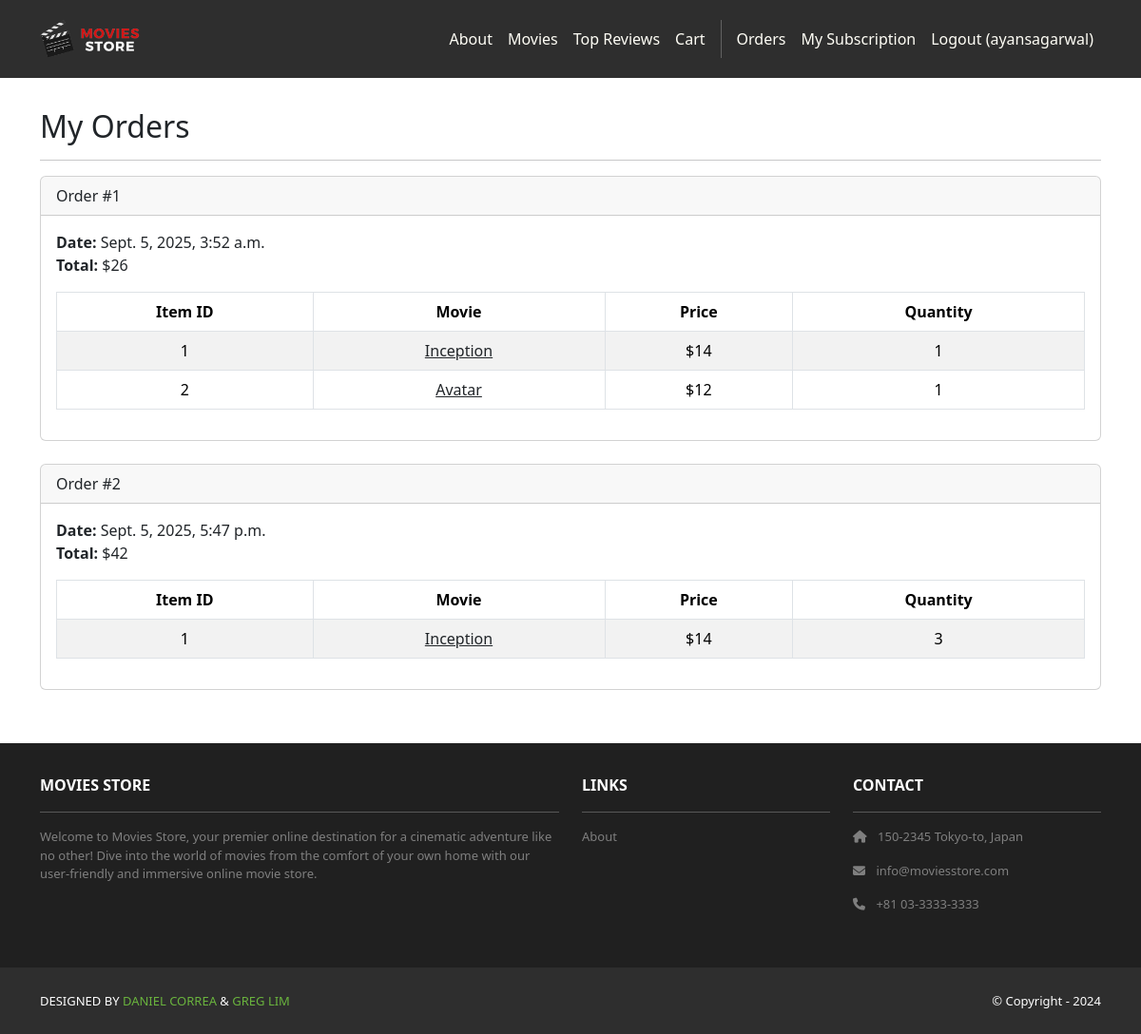
/accounts/orders/ (signed in), run on an earlier commit of the app's database.
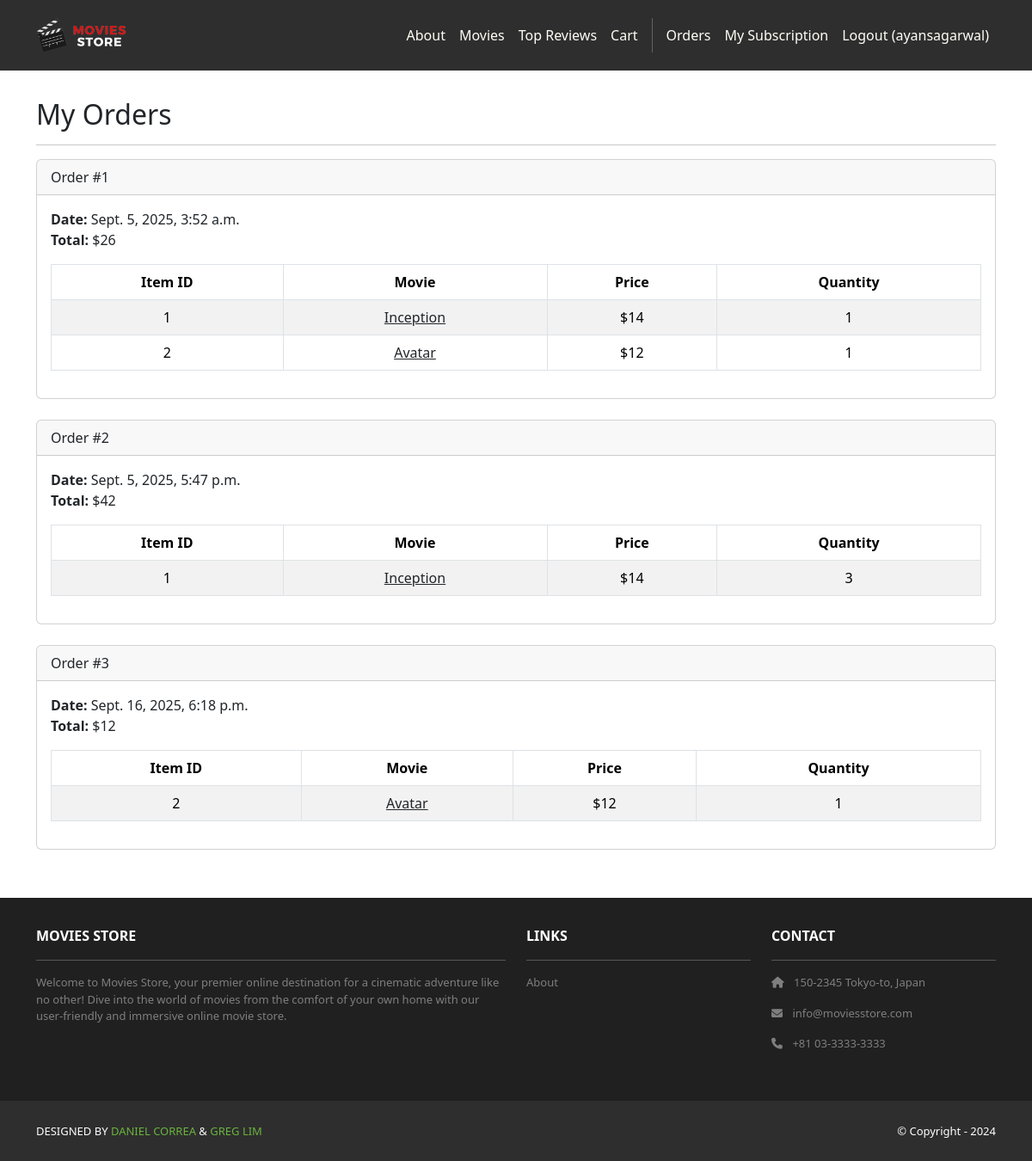
And on a later commit of the database.
### cart/models.py (models this page shows, shortened)
class Order(models.Model):
    id = models.AutoField(primary_key=True)
    total = models.IntegerField()
    date = models.DateTimeField(auto_now_add=True)
    user = models.ForeignKey(User,
        on_delete=models.CASCADE)

class Item(models.Model):
    id = models.AutoField(primary_key=True)
    price = models.IntegerField()
    quantity = models.IntegerField()
    order = models.ForeignKey(Order,
        on_delete=models.CASCADE)
    movie = models.ForeignKey(Movie,
        on_delete=models.CASCADE)

### movies/models.py (models this page shows, shortened)
class Movie(models.Model):
    id = models.AutoField(primary_key=True)
    name = models.CharField(max_length=255)
    price = models.IntegerField()
    description = models.TextField()
    image = models.ImageField(upload_to='movie_images/')
    hearts = models.ManyToManyField(User, related_name='hearted_movies', blank=True)
    average_rating = models.DecimalField(max_digits=3, decimal_places=2, null=True, blank=True)

### accounts/views.py (the view)
# urls.py: path('orders/', views.orders, name='accounts.orders'),
@login_required
def orders(request):
    template_data = {}
    template_data['title'] = 'Orders'
    template_data['orders'] = request.user.order_set.all()
    return render(request, 'accounts/orders.html',
        {'template_data': template_data})

### accounts/templates/accounts/orders.html
{% extends 'base.html' %}
{% block content %}
<div class="p-3">
  <div class="container">
    <div class="row mt-3">
      <div class="col mx-auto mb-3">
        <h2>My Orders</h2>
        <hr />
        {% for order in template_data.orders %}
        <div class="card mb-4">
          <div class="card-header">
            Order #{{ order.id }}
          </div>
          <div class="card-body">
            <b>Date:</b> {{ order.date }}<br />
            <b>Total:</b> ${{ order.total }}<br />
            <table class="table table-bordered
              table-striped text-center mt-3">
              <thead>
                <tr>
                  <th scope="col">Item ID</th>
                  <th scope="col">Movie</th>
                  <th scope="col">Price</th>
                  <th scope="col">Quantity</th>
                </tr>
              </thead>
              <tbody>
                {% for item in order.item_set.all %}
                <tr>
                  <td>{{ item.movie.id }}</td>
                  <td>
                    <a class="link-dark"
                      href="{% url 'movies.show'
                      id=item.movie.id %}">
                      {{ item.movie.name }}
                    </a>
                  </td>
                  <td>${{ item.movie.price }}</td>
                  <td>{{ item.quantity }}</td>
                </tr>
                {% endfor %}
              </tbody>
            </table>
          </div>
        </div>
        {% endfor %}
      </div>
    </div>
  </div>
</div>
{% endblock content %}

What changed in the data, as far as the page shows it:
added Order: id "3", date "Sept. 16, 2025, 6:18 p.m.", total "12"
added Item: movie.id "2", movie.name "Avatar", movie.price "12", quantity "1", shown under "3"
